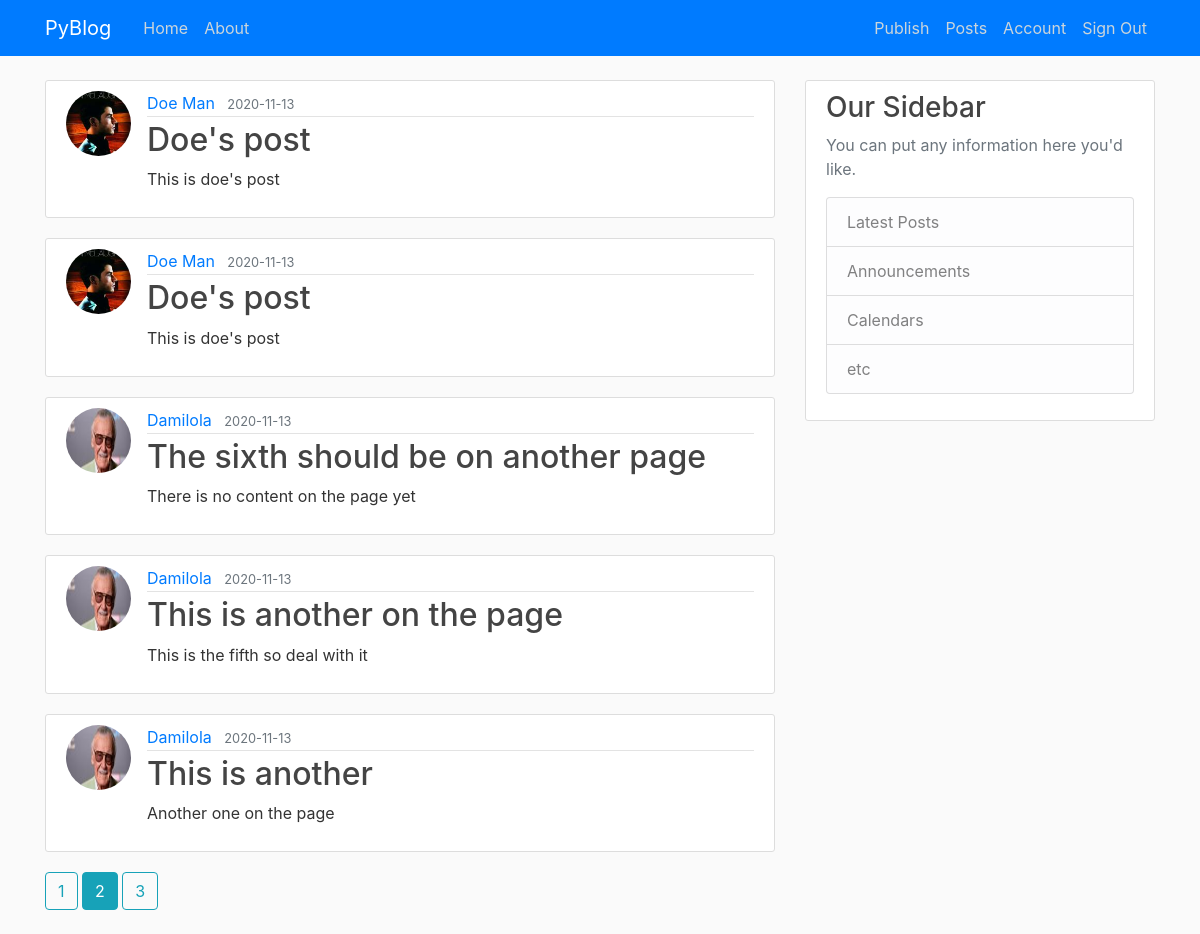
Screenshot of /home?page=2 (signed in) with the database file from the repository.
### src/models.py (models this page shows, shortened)
class Post(db.Model):
    id = db.Column(db.Integer, primary_key=True)
    title = db.Column(db.String(100), nullable=False)
    date_posted = db.Column(db.DateTime, nullable=False, default=datetime.utcnow)
    content = db.Column(db.Text, nullable=False)
    user_id = db.Column(db.Integer, db.ForeignKey('user.id'), nullable=False)

class User(db.Model, UserMixin):
    id = db.Column(db.Integer, primary_key=True)
    username = db.Column(db.String(20), unique=True, nullable=False)
    email = db.Column(db.String(120), unique=True, nullable=False)
    image_file = db.Column(db.String(20), nullable=False, default='default.jpg')
    password = db.Column(db.String(60), nullable=False)
    posts = db.relationship('Post', backref='author', lazy=True)

### src/components/main/routes.py (the view)
@main.route("/")
@main.route("/home")
def home():
    page = request.args.get('page', 1, type=int)
    posts = Post.query.order_by(Post.date_posted.desc()).paginate(page=page, per_page=5)
    return render_template('index.html', posts=posts)

### src/models.py (called while the page is built)
@login_manager.user_loader
def load_user(user_id):
    return User.query.get(int(user_id))

### src/templates/index.html (shortened to what this page needs)
{% extends "layout.html" %} {% block content %} {% for post in posts.items %}
<article class="media content-section">
  <img
    class="rounded-circle article-img"
    src="{{ url_for('static', filename='img/' + post.author.image_file) }}"
  />
  <div class="media-body">
    <div class="article-metadata">
      <a
        class="mr-2"
        href="{{ url_for('users.user_posts', username=post.author.username) }}"
        >{{ post.author.username }}</a
      >
      <small class="text-muted"
        >{{ post.date_posted.strftime('%Y-%m-%d') }}</small
      >
    </div>
    <h2>
      <a
        class="article-title"
        href="{{ url_for('posts.post', post_id=post.id) }}"
        >{{ post.title }}</a
      >
    </h2>
    <p class="article-content--sum">
      {{ post.content[0:250].rstrip(" ") }}
    </p>
  </div>
</article>
{% endfor %} {% for page_num in posts.iter_pages(left_edge=1, right_edge=1,
left_current=1, right_current=2) %} {% if page_num %} {% if posts.page ==
page_num %}
<a class="btn btn-info mb-4" href="{{ url_for('main.home', page=page_num) }}"
  >{{ page_num }}</a
>
{% else %}
<a class="btn btn-outline-info mb-4" href="{{ url_for('main.home', page=page_num) }}"
  >{{ page_num }}</a
>
{% endif %} {% else %} ... {% endif %} {% endfor %} {% endblock content %}

### src/static/css/main.css (style rules this page uses)
body { background: #fafafa; color: #333333; margin-top: 5rem; }
h1, h2, h3, h4, h5, h6 { color: #444444; }
.content-section { background: #ffffff; padding: 10px 20px; border: 1px solid #dddddd; border-radius: 3px; margin-bottom: 20px; }
.article-title { color: #444444; }
.article-content--sum { white-space: normal; }
.article-img { height: 65px; width: 65px; margin-right: 16px; }
.article-metadata { padding-bottom: 1px; margin-bottom: 4px; border-bottom: 1px solid #e3e3e3 }

### rows the page displays
Post: image_file (picture), author.username "Doe Man", date_posted "2020-11-13", title "Doe's post", content "This is doe's post"
Post: image_file (picture), author.username "Doe Man", date_posted "2020-11-13", title "Doe's post", content "This is doe's post"
Post: image_file (picture), author.username "Damilola", date_posted "2020-11-13", title "The sixth should be on another page", content "There is no content on the page yet"
Post: image_file (picture), author.username "Damilola", date_posted "2020-11-13", title "This is another on the page", content "This is the fifth so deal with it"
Post: image_file (picture), author.username "Damilola", date_posted "2020-11-13", title "This is another", content "Another one on the page"

### other values shown
{{ page_num }} "1" "3"
{{ page_num }} "2"
